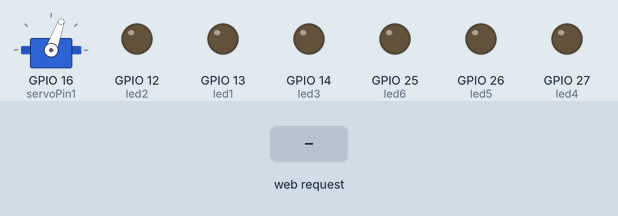
Simulated run of this sketch. Board: ESP32. Shown: servo, output pins drawn as LEDs (lit = HIGH). Inputs (shaded band) come from the test bench. WiFi joins after 1.5 s; servers stay silent unless stated; not simulated (calls return 0 or success): credentials.h; what the sketch prints to the serial monitor is not drawn.

Above: at 2.7 s.
2.8 s: HTTP request GET /ledprogress received
At 3.7 s:
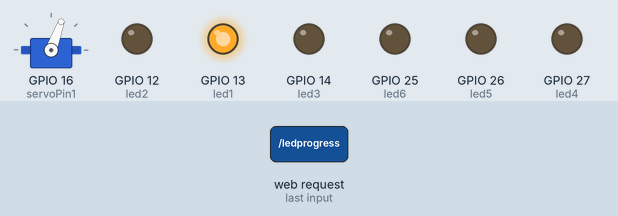
4.3 s: HTTP request GET /ledprogress received
At 4.8 s:
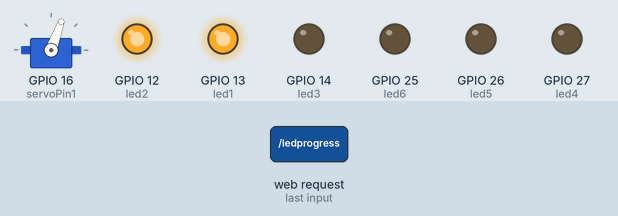
Timing chart, 0 to 7.3 s (numbered marks = the images above; inputs shaded):
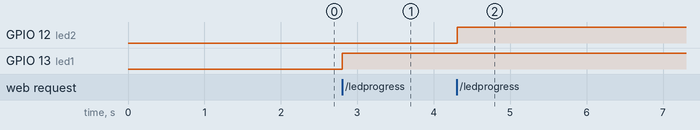

Measured:
- after the input at 2.8 s, GPIO 13 (led1): LOW → HIGH at once
- after the input at 4.3 s, GPIO 12 (led2): LOW → HIGH at once

The sketch:

Dexter.ino
```cpp
#include <WiFi.h>
#include <ESP32Servo.h>

Servo servo1;
const int servoPin1 = 16;
const int initialPos = 70;
const int finalPos = 30;
int led1 = 13; //red
int led2 = 12; //red
int led3 = 14;//yellow
int led4 = 27; //yellow
int led5 = 26; //green
int led6 = 25; //green
// keep track of points/ led
int led_count = 0;

#include "credentials.h"

WiFiServer server(80);
unsigned long currentTime = millis();
unsigned long previousTime = 0;
const long timeoutTime = 2000;

String header;

void setup() {
  Serial.begin(115200);

  initServo();
  initWifi();
  initLED();
}

void loop() {
  WiFiClient client = server.available();   // Listen for incoming clients
  if(client) {
      currentTime = millis();
      previousTime = currentTime;
//      Serial.println("New Client connected.");
      String currentLine = "";
      while(client.connected() && currentTime - previousTime <= timeoutTime) {
        currentTime = millis();
        if(client.available()) {
          char c = client.read();
          //Serial.write(c);
          header += c;
          if(c == '\n') {
            if(currentLine.length() == 0) { // end of request
              client.println("HTTP/1.1 200 OK");
              client.println("Content-type:text/html");
              client.println("Connection: close");
              client.println();

              if(header.indexOf("/ledprogress") > 0) {
                ledProgress();
                if(led_count == 6) {
                  dispense();
                  led_count = 0;
                }
              }

              client.println("<button><a href='/ledprogress'>Dispense</a></button>");
              client.println();
              break;
            }
            else {
              currentLine = "";
            }
          } else if (c != '\r') {
            currentLine += c;
          }

        }
      }
      header = "";
      client.stop();
//      Serial.println("Client Disconnected");
      Serial.println();
  }
}

void dispense() {
  Serial.println("Dispensing...");
  digitalWrite(led1, LOW);
  delay(400);
  digitalWrite(led2, LOW);
  delay(400);
  digitalWrite(led3, LOW);
  delay(400);
  digitalWrite(led4, LOW);
  delay(400);
  digitalWrite(led5, LOW);
  delay(400);
  digitalWrite(led6, LOW);
  delay(10);
  servo1.write(finalPos);
  delay(300);
  servo1.write(initialPos);
  delay(150);
}


void ledProgress() {
  led_count += 1;
  Serial.print("Progress: ");
  Serial.println(led_count);
  if (led_count >= 1) {
    digitalWrite(led1, HIGH);
  }
  if(led_count >= 2) {
    digitalWrite(led2, HIGH);
  }
  if(led_count >= 3) {
    digitalWrite(led3, HIGH);
  }
  if(led_count >= 4) {
    digitalWrite(led4, HIGH);
  }
  if(led_count >= 5) {
    digitalWrite(led5, HIGH);
  }
  if(led_count >= 6) {
    digitalWrite(led6, HIGH);
  }
  delay(400);
}

void initLED() {
  pinMode(led1, OUTPUT);
  pinMode(led2, OUTPUT);
  pinMode(led3, OUTPUT);
  pinMode(led4, OUTPUT);
  pinMode(led5, OUTPUT);
  pinMode(led6, OUTPUT);
}

void initServo() {
  ESP32PWM::allocateTimer(0);
  ESP32PWM::allocateTimer(1);
  ESP32PWM::allocateTimer(2);
  ESP32PWM::allocateTimer(3);
  servo1.setPeriodHertz(50);
  servo1.attach(servoPin1, 500, 2400);
  servo1.write(initialPos);
}

void initWifi() {
  Serial.print("Connecting to ");
  Serial.println(ssid);
  WiFi.begin(ssid, password);
  while (WiFi.status() != WL_CONNECTED) {
    delay(500);
    Serial.print(".");
  }
  // Print local IP address and start web server
  Serial.println("");
  Serial.println("WiFi connected.");
  Serial.println("IP address: ");
  Serial.println(WiFi.localIP());
  server.begin();
}
```
